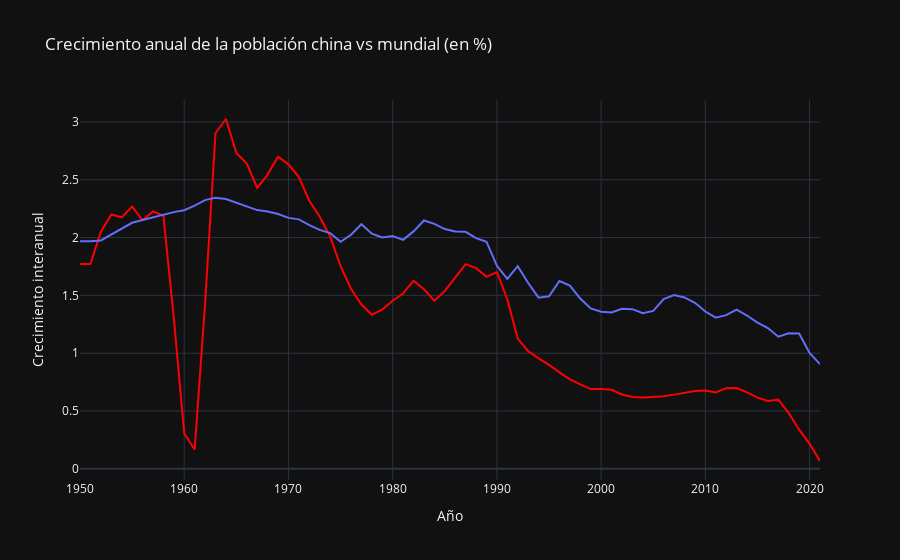

Here is the notebook cell this chart was saved with:
### Code cell
# Creo una figura superponiendo ambas variables para comprobar si se asemejan o difieren.

fig_comparar_var_pobl = px.line(df_var_interanual_china, x="Año", y="Crecimiento interanual",
                                color_discrete_sequence=["red"],
                                title="Crecimiento anual de la población china vs mundial (en %)")
fig_comparar_var_pobl.add_trace(fig_global_variation_mean.data[0])
fig_comparar_var_pobl.update_layout(template="plotly_dark")

fig_comparar_var_pobl.show()

### Figure 1 — Plotly figure (JSON) as saved in the notebook; plotly's stock layout.template omitted (floating-point values rounded to 4 significant figures)
{"data": [{"hovertemplate": "Año=%{x}<br>Crecimiento interanual=%{y}<extra></extra>", "legendgroup": "", "line": {"color": "red", "dash": "solid"}, "marker": {"symbol": "circle"}, "mode": "lines", "name": "", "orientation": "v", "showlegend": false, "type": "scatter", "x": [1950, 1951, 1952, 1953, 1954, 1955, 1956, 1957, 1958, 1959, 1960, 1961, 1962, 1963, 1964, 1965, 1966, 1967, 1968, 1969, 1970, 1971, 1972, 1973, 1974, 1975, 1976, 1977, 1978, 1979, 1980, 1981, 1982, 1983, 1984, 1985, 1986, 1987, 1988, 1989, 1990, 1991, 1992, 1993, 1994, 1995, 1996, 1997, 1998, 1999, 2000, 2001, 2002, 2003, 2004, 2005, 2006, 2007, 2008, 2009, 2010, 2011, 2012, 2013, 2014, 2015, 2016, 2017, 2018, 2019, 2020, 2021], "xaxis": "x", "y": [1.771, 1.771, 2.048, 2.199, 2.175, 2.269, 2.149, 2.226, 2.189, 1.303, 0.3054, 0.1666, 1.428, 2.902, 3.025, 2.732, 2.639, 2.431, 2.545, 2.699, 2.633, 2.523, 2.319, 2.18, 2.009, 1.752, 1.557, 1.421, 1.332, 1.378, 1.453, 1.515, 1.627, 1.553, 1.452, 1.539, 1.653, 1.77, 1.736, 1.66, 1.7, 1.467, 1.127, 1.017, 0.9559, 0.8993, 0.8336, 0.7736, 0.7299, 0.6895, 0.6903, 0.6835, 0.6432, 0.6204, 0.6163, 0.6224, 0.6283, 0.6417, 0.6549, 0.6735, 0.677, 0.6604, 0.6975, 0.6981, 0.6605, 0.6155, 0.5865, 0.5982, 0.4817, 0.3384, 0.2156, 0.06763], "yaxis": "y"}, {"hovertemplate": "Año=%{x}<br>Crecimiento interanual medio=%{y}<extra></extra>", "legendgroup": "", "line": {"color": "#636efa", "dash": "solid"}, "marker": {"symbol": "circle"}, "mode": "lines", "name": "", "orientation": "v", "showlegend": false, "type": "scatter", "x": [1950, 1951, 1952, 1953, 1954, 1955, 1956, 1957, 1958, 1959, 1960, 1961, 1962, 1963, 1964, 1965, 1966, 1967, 1968, 1969, 1970, 1971, 1972, 1973, 1974, 1975, 1976, 1977, 1978, 1979, 1980, 1981, 1982, 1983, 1984, 1985, 1986, 1987, 1988, 1989, 1990, 1991, 1992, 1993, 1994, 1995, 1996, 1997, 1998, 1999, 2000, 2001, 2002, 2003, 2004, 2005, 2006, 2007, 2008, 2009, 2010, 2011, 2012, 2013, 2014, 2015, 2016, 2017, 2018, 2019, 2020, 2021], "xaxis": "x", "y": [1.968, 1.968, 1.975, 2.028, 2.081, 2.128, 2.152, 2.173, 2.201, 2.22, 2.237, 2.277, 2.324, 2.344, 2.333, 2.302, 2.27, 2.237, 2.225, 2.203, 2.17, 2.157, 2.107, 2.066, 2.039, 1.963, 2.025, 2.115, 2.034, 2.0, 2.013, 1.98, 2.053, 2.148, 2.118, 2.074, 2.053, 2.05, 1.995, 1.964, 1.755, 1.643, 1.752, 1.607, 1.48, 1.492, 1.625, 1.585, 1.472, 1.387, 1.359, 1.352, 1.383, 1.381, 1.346, 1.366, 1.467, 1.503, 1.482, 1.435, 1.36, 1.307, 1.329, 1.376, 1.326, 1.265, 1.217, 1.142, 1.172, 1.169, 1.002, 0.9054], "yaxis": "y"}], "layout": {"legend": {"tracegroupgap": 0}, "title": {"text": "Crecimiento anual de la población china vs mundial (en %)"}, "xaxis": {"anchor": "y", "domain": [0, 1], "title": {"text": "Año"}}, "yaxis": {"anchor": "x", "domain": [0, 1], "title": {"text": "Crecimiento interanual"}}}}
